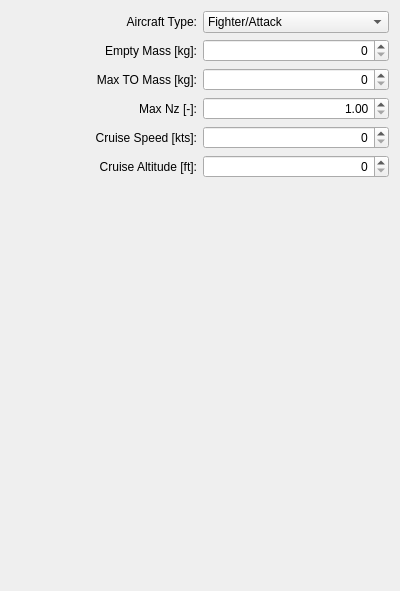
          <widget class="QWidget" name="scrollAreaWidgetContents">
           <property name="geometry">
            <rect>
             <x>0</x>
             <y>0</y>
             <width>400</width>
             <height>591</height>
            </rect>
           </property>
           <layout class="QGridLayout" name="gridLayout_3">
            <item row="3" column="0">
             <widget class="QLabel" name="labelMaxNz">
              <property name="text">
               <string>Max Nz [-]:</string>
              </property>
              <property name="alignment">
               <set>Qt::AlignRight|Qt::AlignTrailing|Qt::AlignVCenter</set>
              </property>
              <property name="buddy">
               <cstring>spinBoxMaxNz</cstring>
              </property>
             </widget>
            </item>
            <item row="2" column="1">
             <widget class="QDoubleSpinBox" name="spinBoxMassMaxTO">
              <property name="toolTip">
               <string>maximum take-off mass</string>
              </property>
              <property name="alignment">
               <set>Qt::AlignRight|Qt::AlignTrailing|Qt::AlignVCenter</set>
              </property>
              <property name="decimals">
               <number>0</number>
              </property>
              <property name="maximum">
               <double>1000000.000000000000000</double>
              </property>
             </widget>
            </item>
            <item row="5" column="1">
             <widget class="QDoubleSpinBox" name="spinBoxCruiseH">
              <property name="toolTip">
               <string>Cruise altitude</string>
              </property>
              <property name="alignment">
               <set>Qt::AlignRight|Qt::AlignTrailing|Qt::AlignVCenter</set>
              </property>
              <property name="decimals">
               <number>0</number>
              </property>
              <property name="maximum">
               <double>99999.000000000000000</double>
              </property>
             </widget>
            </item>
            <item row="6" column="1">
             <spacer name="verticalSpacerGeneral">
              <property name="orientation">
               <enum>Qt::Vertical</enum>
              </property>
              <property name="sizeHint" stdset="0">
               <size>
                <width>20</width>
                <height>405</height>
               </size>
              </property>
             </spacer>
            </item>
            <item row="3" column="1">
             <widget class="QDoubleSpinBox" name="spinBoxMaxNz">
              <property name="alignment">
               <set>Qt::AlignRight|Qt::AlignTrailing|Qt::AlignVCenter</set>
              </property>
              <property name="decimals">
               <number>2</number>
              </property>
              <property name="minimum">
               <double>1.000000000000000</double>
              </property>
              <property name="maximum">
               <double>10.000000000000000</double>
              </property>
             </widget>
            </item>
            <item row="0" column="1">
             <widget class="QComboBox" name="comboBoxAircraftType">
              <item>
               <property name="text">
                <string>Fighter/Attack</string>
               </property>
              </item>
              <item>
               <property name="text">
                <string>Cargo/Transport</string>
               </property>
              </item>
              <item>
               <property name="text">
                <string>General Aviation</string>
               </property>
              </item>
             </widget>
            </item>
            <item row="0" column="0">
             <widget class="QLabel" name="labelAircraftType">
              <property name="text">
               <string>Aircraft Type:</string>
              </property>
              <property name="alignment">
               <set>Qt::AlignRight|Qt::AlignTrailing|Qt::AlignVCenter</set>
              </property>
              <property name="buddy">
               <cstring>comboBoxAircraftType</cstring>
              </property>
             </widget>
            </item>
            <item row="2" column="0">
             <widget class="QLabel" name="labelMassMaxTO">
              <property name="toolTip">
               <string>maximum take-off mass</string>
              </property>
              <property name="text">
               <string>Max TO Mass [kg]:</string>
              </property>
              <property name="alignment">
               <set>Qt::AlignRight|Qt::AlignTrailing|Qt::AlignVCenter</set>
              </property>
              <property name="buddy">
               <cstring>spinBoxMassMaxTO</cstring>
              </property>
             </widget>
            </item>
            <item row="4" column="1">
             <widget class="QDoubleSpinBox" name="spinBoxCruiseV">
              <property name="toolTip">
               <string>Cruise speed</string>
              </property>
              <property name="alignment">
               <set>Qt::AlignRight|Qt::AlignTrailing|Qt::AlignVCenter</set>
              </property>
              <property name="decimals">
               <number>0</number>
              </property>
              <property name="maximum">
               <double>999.000000000000000</double>
              </property>
             </widget>
            </item>
            <item row="5" column="0">
             <widget class="QLabel" name="labelCruiseH">
              <property name="toolTip">
               <string>Cruise altitude</string>
              </property>
              <property name="text">
               <string>Cruise Altitude [ft]:</string>
              </property>
              <property name="alignment">
               <set>Qt::AlignRight|Qt::AlignTrailing|Qt::AlignVCenter</set>
              </property>
              <property name="buddy">
               <cstring>spinBoxCruiseH</cstring>
              </property>
             </widget>
            </item>
            <item row="4" column="0">
             <widget class="QLabel" name="labelCruiseV">
              <property name="toolTip">
               <string>Cruise speed</string>
              </property>
              <property name="text">
               <string>Cruise Speed [kts]:</string>
              </property>
              <property name="alignment">
               <set>Qt::AlignRight|Qt::AlignTrailing|Qt::AlignVCenter</set>
              </property>
              <property name="buddy">
               <cstring>spinBoxCruiseV</cstring>
              </property>
             </widget>
            </item>
            <item row="1" column="1">
             <widget class="QDoubleSpinBox" name="spinBoxMassEmpty">
              <property name="alignment">
               <set>Qt::AlignRight|Qt::AlignTrailing|Qt::AlignVCenter</set>
              </property>
              <property name="decimals">
               <number>0</number>
              </property>
              <property name="maximum">
               <double>1000000.000000000000000</double>
              </property>
             </widget>
            </item>
            <item row="1" column="0">
             <widget class="QLabel" name="labelMassEmpty">
              <property name="text">
               <string>Empty Mass [kg]:</string>
              </property>
              <property name="alignment">
               <set>Qt::AlignRight|Qt::AlignTrailing|Qt::AlignVCenter</set>
              </property>
              <property name="buddy">
               <cstring>spinBoxMassEmpty</cstring>
              </property>
             </widget>
            </item>
           </layout>
          </widget>
